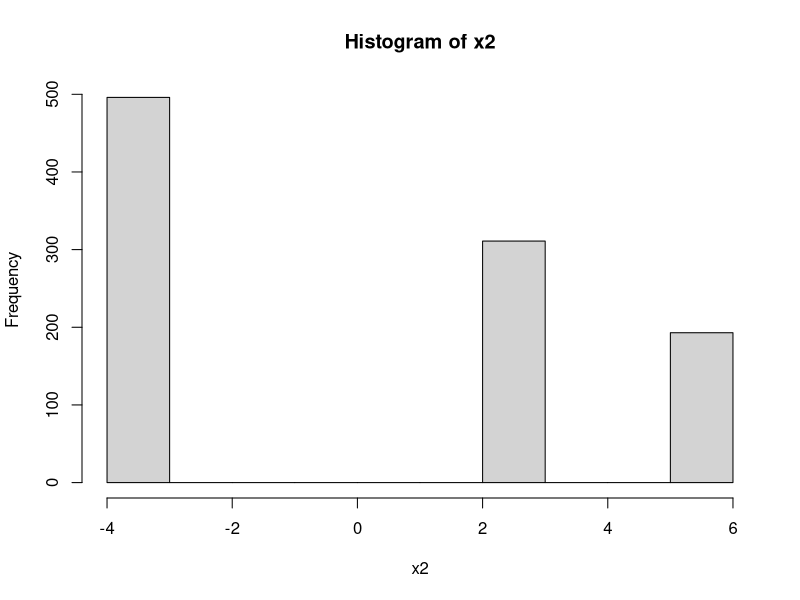

This figure's R source:
n <- 1000
x1 <- sample(c(-3, 3), n, replace = T)
x2 <- sample(c(-4, 3, 6), n, replace = T, prob = c(1/2, 1/3, 1/6))

hist(x2)

m1 <- mean(x1)
m2 <- mean(x2)

var1 = var(x1)
var2 = var(x2)